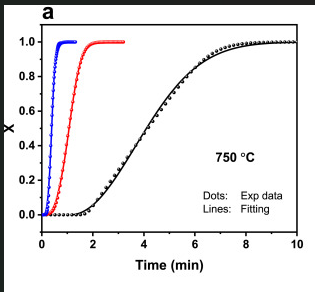
#> input picture images/test_graph.png, 315 x 292 px, found by its file name
$ python test_marker_methods.py
#> lines starting #> are read from the running program, lines starting #| are printed output that depends on the picture; after the words box and inside, x2 and y2 are one past the last pixel; in counts of white or black regions, pixels touching at a corner belong together
import cv2
import numpy as np

img = cv2.imread('images/test_graph.png')
#> img is the input picture: shape (292, 315, 3); mean B, G, R 236.6, 235.6, 236.7
hsv = cv2.cvtColor(img, cv2.COLOR_BGR2HSV)
#> hsv: shape (292, 315, 3); mean H, S, V 6.3, 3.6, 238
red = ((hsv[:,:,0] < 12) | (hsv[:,:,0] > 168)) & (hsv[:,:,1] > 40) & (hsv[:,:,2] > 40)
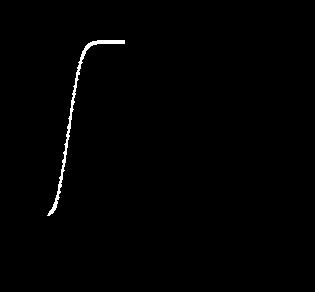
#> red: shape (292, 315) bool; 0.73% white; 1 white region, box (x1, y1, x2, y2) and area: (47, 40, 125, 216) 672
blue = (hsv[:,:,0] >= 100) & (hsv[:,:,0] <= 130) & (hsv[:,:,1] > 40) & (hsv[:,:,2] > 40)
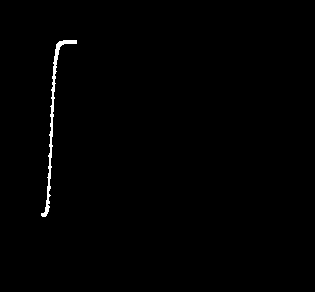
#> blue: shape (292, 315) bool; 0.65% white; 1 white region, box (x1, y1, x2, y2) and area: (41, 40, 77, 217) 595

# Let's test SimpleBlobDetector or morphological top-hat on the gray/color channels
# In the original image:
gray = cv2.cvtColor(img, cv2.COLOR_BGR2GRAY)

# Test Method A: Morphological White Top-Hat / Black Top-Hat on the curve mask
# Black Top-Hat on inverted mask (or closing - original):
# A marker of radius R that bulges on a line of width W:
# If we erode the mask by kernel 3x3:
# The 1-2px line vanishes!
# Only the core of the markers remains!
k3 = cv2.getStructuringElement(cv2.MORPH_ELLIPSE, (3, 3))
k5 = cv2.getStructuringElement(cv2.MORPH_ELLIPSE, (5, 5))

for name, mask in [('Red', red), ('Blue', blue)]:
    eroded = cv2.erode(mask.astype(np.uint8), k3)
    num, lab, stats, cents = cv2.connectedComponentsWithStats(eroded, connectivity=8)
    print(f"=== {name} with Erode (3x3) ===")
    print(f"Components count: {num - 1}")
    valid = []
    for i in range(1, num):
        cx, cy = cents[i]
        area = stats[i, 4]
        if cy < 220 and cx < 280:
            valid.append((cx, cy, area))
    print(f"Valid markers in plot: {len(valid)}")
    for v in valid[:10]:
        print(f"  marker at x={v[0]:.1f}, y={v[1]:.1f}, area={v[2]}")
#> this loop made 2 passes
#> (name, num) on passes 1 to 2: ('Red', 29), ('Blue', 19)
#> (printed output is left out)
#> pass 1, `eroded = cv2.erode(mask.astype(np.uint8), k3)`:
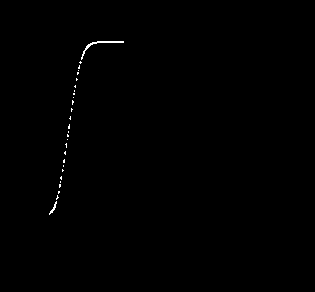
#> eroded: shape (292, 315); values 0 (black) and 1 (white), 0.28% white in thin lines or dots, all inside (x1, y1, x2, y2) = (49, 41, 124, 215)
#> pass 2, `eroded = cv2.erode(mask.astype(np.uint8), k3)`:
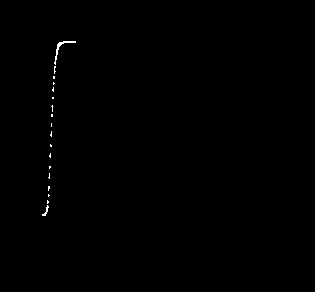
#> eroded: shape (292, 315); values 0 (black) and 1 (white), 0.23% white in thin lines or dots, all inside (x1, y1, x2, y2) = (42, 41, 76, 216)
